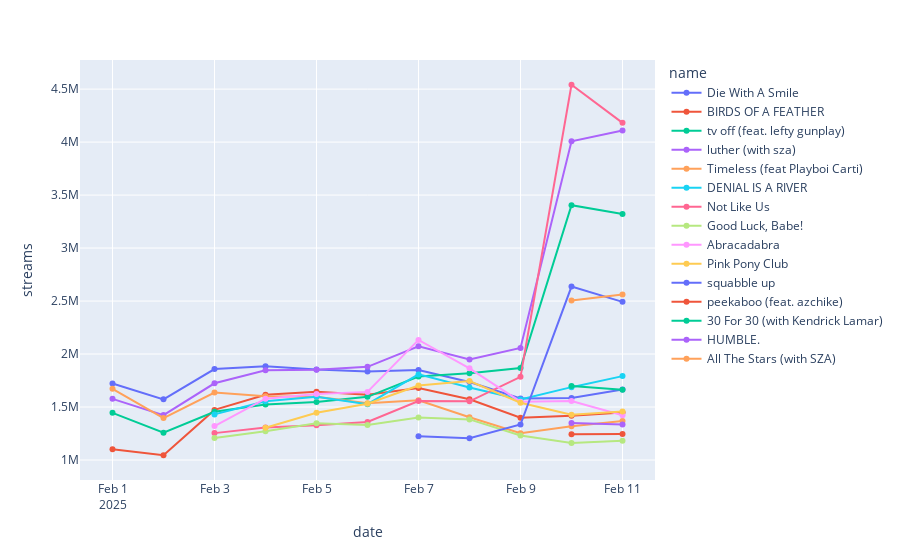

Notebook code for this chart:
### Markdown cell above
### Visualization of Spotify Charts

Plotting the most-streamed songs on Spotify's Daily Top Songs USA data.

### Code cell
import pandas as pd
import plotly.express as px

# read in the csv, convert date values, and sort by date
df = pd.read_csv("total.csv")
df["date"] = pd.to_datetime(df["date"])
df = df.sort_values("date")

# get the songs from the most recent date
# we only want to display the historical data of the top-15 most streamed songs of the most recent date
recent_date = df["date"].max()
top_songs = df[df["date"] == recent_date]["name"]
df = df[df["name"].isin(top_songs)]

fig = px.line(df, x="date", y="streams", color="name", 
              hover_data={"name": True, "streams": True},
              markers=True)

fig.show()

### Figure 1 — Plotly figure (JSON) as saved in the notebook; plotly's stock layout.template omitted (floating-point values rounded to 4 significant figures)
{"data": [{"customdata": [["Die With A Smile"], ["Die With A Smile"], ["Die With A Smile"], ["Die With A Smile"], ["Die With A Smile"], ["Die With A Smile"], ["Die With A Smile"], ["Die With A Smile"], ["Die With A Smile"], ["Die With A Smile"], ["Die With A Smile"]], "hovertemplate": "name=%{customdata[0]}<br>date=%{x}<br>streams=%{y}<extra></extra>", "legendgroup": "Die With A Smile", "line": {"color": "#636efa", "dash": "solid"}, "marker": {"symbol": "circle"}, "mode": "lines+markers", "name": "Die With A Smile", "orientation": "v", "showlegend": true, "type": "scatter", "x": ["2025-02-01T00:00:00.000000000", "2025-02-02T00:00:00.000000000", "2025-02-03T00:00:00.000000000", "2025-02-04T00:00:00.000000000", "2025-02-05T00:00:00.000000000", "2025-02-06T00:00:00.000000000", "2025-02-07T00:00:00.000000000", "2025-02-08T00:00:00.000000000", "2025-02-09T00:00:00.000000000", "2025-02-10T00:00:00.000000000", "2025-02-11T00:00:00.000000000"], "xaxis": "x", "y": [1721631, 1572431, 1858088, 1884116, 1853314, 1835491, 1849518, 1736306, 1580557, 1585971, 1666496], "yaxis": "y"}, {"customdata": [["BIRDS OF A FEATHER"], ["BIRDS OF A FEATHER"], ["BIRDS OF A FEATHER"], ["BIRDS OF A FEATHER"], ["BIRDS OF A FEATHER"], ["BIRDS OF A FEATHER"], ["BIRDS OF A FEATHER"], ["BIRDS OF A FEATHER"], ["BIRDS OF A FEATHER"], ["BIRDS OF A FEATHER"], ["BIRDS OF A FEATHER"]], "hovertemplate": "name=%{customdata[0]}<br>date=%{x}<br>streams=%{y}<extra></extra>", "legendgroup": "BIRDS OF A FEATHER", "line": {"color": "#EF553B", "dash": "solid"}, "marker": {"symbol": "circle"}, "mode": "lines+markers", "name": "BIRDS OF A FEATHER", "orientation": "v", "showlegend": true, "type": "scatter", "x": ["2025-02-01T00:00:00.000000000", "2025-02-02T00:00:00.000000000", "2025-02-03T00:00:00.000000000", "2025-02-04T00:00:00.000000000", "2025-02-05T00:00:00.000000000", "2025-02-06T00:00:00.000000000", "2025-02-07T00:00:00.000000000", "2025-02-08T00:00:00.000000000", "2025-02-09T00:00:00.000000000", "2025-02-10T00:00:00.000000000", "2025-02-11T00:00:00.000000000"], "xaxis": "x", "y": [1101568, 1044990, 1473161, 1616292, 1643360, 1616825, 1679755, 1573173, 1399431, 1416597, 1449086], "yaxis": "y"}, {"customdata": [["tv off (feat. lefty gunplay)"], ["tv off (feat. lefty gunplay)"], ["tv off (feat. lefty gunplay)"], ["tv off (feat. lefty gunplay)"], ["tv off (feat. lefty gunplay)"], ["tv off (feat. lefty gunplay)"], ["tv off (feat. lefty gunplay)"], ["tv off (feat. lefty gunplay)"], ["tv off (feat. lefty gunplay)"], ["tv off (feat. lefty gunplay)"], ["tv off (feat. lefty gunplay)"]], "hovertemplate": "name=%{customdata[0]}<br>date=%{x}<br>streams=%{y}<extra></extra>", "legendgroup": "tv off (feat. lefty gunplay)", "line": {"color": "#00cc96", "dash": "solid"}, "marker": {"symbol": "circle"}, "mode": "lines+markers", "name": "tv off (feat. lefty gunplay)", "orientation": "v", "showlegend": true, "type": "scatter", "x": ["2025-02-01T00:00:00.000000000", "2025-02-02T00:00:00.000000000", "2025-02-03T00:00:00.000000000", "2025-02-04T00:00:00.000000000", "2025-02-05T00:00:00.000000000", "2025-02-06T00:00:00.000000000", "2025-02-07T00:00:00.000000000", "2025-02-08T00:00:00.000000000", "2025-02-09T00:00:00.000000000", "2025-02-10T00:00:00.000000000", "2025-02-11T00:00:00.000000000"], "xaxis": "x", "y": [1444984, 1258115, 1455791, 1523421, 1548419, 1596225, 1787553, 1817939, 1868292, 3404691, 3321924], "yaxis": "y"}, {"customdata": [["luther (with sza)"], ["luther (with sza)"], ["luther (with sza)"], ["luther (with sza)"], ["luther (with sza)"], ["luther (with sza)"], ["luther (with sza)"], ["luther (with sza)"], ["luther (with sza)"], ["luther (with sza)"], ["luther (with sza)"]], "hovertemplate": "name=%{customdata[0]}<br>date=%{x}<br>streams=%{y}<extra></extra>", "legendgroup": "luther (with sza)", "line": {"color": "#ab63fa", "dash": "solid"}, "marker": {"symbol": "circle"}, "mode": "lines+markers", "name": "luther (with sza)", "orientation": "v", "showlegend": true, "type": "scatter", "x": ["2025-02-01T00:00:00.000000000", "2025-02-02T00:00:00.000000000", "2025-02-03T00:00:00.000000000", "2025-02-04T00:00:00.000000000", "2025-02-05T00:00:00.000000000", "2025-02-06T00:00:00.000000000", "2025-02-07T00:00:00.000000000", "2025-02-08T00:00:00.000000000", "2025-02-09T00:00:00.000000000", "2025-02-10T00:00:00.000000000", "2025-02-11T00:00:00.000000000"], "xaxis": "x", "y": [1576994, 1423622, 1723973, 1847585, 1851396, 1878949, 2073243, 1949157, 2056773, 4007839, 4109201], "yaxis": "y"}, {"customdata": [["Timeless (feat Playboi Carti)"], ["Timeless (feat Playboi Carti)"], ["Timeless (feat Playboi Carti)"], ["Timeless (feat Playboi Carti)"], ["Timeless (feat Playboi Carti)"], ["Timeless (feat Playboi Carti)"], ["Timeless (feat Playboi Carti)"], ["Timeless (feat Playboi Carti)"], ["Timeless (feat Playboi Carti)"], ["Timeless (feat Playboi Carti)"], ["Timeless (feat Playboi Carti)"]], "hovertemplate": "name=%{customdata[0]}<br>date=%{x}<br>streams=%{y}<extra></extra>", "legendgroup": "Timeless (feat Playboi Carti)", "line": {"color": "#FFA15A", "dash": "solid"}, "marker": {"symbol": "circle"}, "mode": "lines+markers", "name": "Timeless (feat Playboi Carti)", "orientation": "v", "showlegend": true, "type": "scatter", "x": ["2025-02-01T00:00:00.000000000", "2025-02-02T00:00:00.000000000", "2025-02-03T00:00:00.000000000", "2025-02-04T00:00:00.000000000", "2025-02-05T00:00:00.000000000", "2025-02-06T00:00:00.000000000", "2025-02-07T00:00:00.000000000", "2025-02-08T00:00:00.000000000", "2025-02-09T00:00:00.000000000", "2025-02-10T00:00:00.000000000", "2025-02-11T00:00:00.000000000"], "xaxis": "x", "y": [1672325, 1395664, 1636872, 1601678, 1596376, 1535122, 1564585, 1403234, 1252058, 1317794, 1367543], "yaxis": "y"}, {"customdata": [["DENIAL IS A RIVER"], ["DENIAL IS A RIVER"], ["DENIAL IS A RIVER"], ["DENIAL IS A RIVER"], ["DENIAL IS A RIVER"], ["DENIAL IS A RIVER"], ["DENIAL IS A RIVER"], ["DENIAL IS A RIVER"], ["DENIAL IS A RIVER"]], "hovertemplate": "name=%{customdata[0]}<br>date=%{x}<br>streams=%{y}<extra></extra>", "legendgroup": "DENIAL IS A RIVER", "line": {"color": "#19d3f3", "dash": "solid"}, "marker": {"symbol": "circle"}, "mode": "lines+markers", "name": "DENIAL IS A RIVER", "orientation": "v", "showlegend": true, "type": "scatter", "x": ["2025-02-03T00:00:00.000000000", "2025-02-04T00:00:00.000000000", "2025-02-05T00:00:00.000000000", "2025-02-06T00:00:00.000000000", "2025-02-07T00:00:00.000000000", "2025-02-08T00:00:00.000000000", "2025-02-09T00:00:00.000000000", "2025-02-10T00:00:00.000000000", "2025-02-11T00:00:00.000000000"], "xaxis": "x", "y": [1430418, 1554787, 1596235, 1526941, 1808044, 1683722, 1570646, 1687603, 1791820], "yaxis": "y"}, {"customdata": [["Not Like Us"], ["Not Like Us"], ["Not Like Us"], ["Not Like Us"], ["Not Like Us"], ["Not Like Us"], ["Not Like Us"], ["Not Like Us"], ["Not Like Us"]], "hovertemplate": "name=%{customdata[0]}<br>date=%{x}<br>streams=%{y}<extra></extra>", "legendgroup": "Not Like Us", "line": {"color": "#FF6692", "dash": "solid"}, "marker": {"symbol": "circle"}, "mode": "lines+markers", "name": "Not Like Us", "orientation": "v", "showlegend": true, "type": "scatter", "x": ["2025-02-03T00:00:00.000000000", "2025-02-04T00:00:00.000000000", "2025-02-05T00:00:00.000000000", "2025-02-06T00:00:00.000000000", "2025-02-07T00:00:00.000000000", "2025-02-08T00:00:00.000000000", "2025-02-09T00:00:00.000000000", "2025-02-10T00:00:00.000000000", "2025-02-11T00:00:00.000000000"], "xaxis": "x", "y": [1253812, 1307880, 1328439, 1359228, 1556904, 1554038, 1785018, 4541138, 4181459], "yaxis": "y"}, {"customdata": [["Good Luck, Babe!"], ["Good Luck, Babe!"], ["Good Luck, Babe!"], ["Good Luck, Babe!"], ["Good Luck, Babe!"], ["Good Luck, Babe!"], ["Good Luck, Babe!"], ["Good Luck, Babe!"], ["Good Luck, Babe!"]], "hovertemplate": "name=%{customdata[0]}<br>date=%{x}<br>streams=%{y}<extra></extra>", "legendgroup": "Good Luck, Babe!", "line": {"color": "#B6E880", "dash": "solid"}, "marker": {"symbol": "circle"}, "mode": "lines+markers", "name": "Good Luck, Babe!", "orientation": "v", "showlegend": true, "type": "scatter", "x": ["2025-02-03T00:00:00.000000000", "2025-02-04T00:00:00.000000000", "2025-02-05T00:00:00.000000000", "2025-02-06T00:00:00.000000000", "2025-02-07T00:00:00.000000000", "2025-02-08T00:00:00.000000000", "2025-02-09T00:00:00.000000000", "2025-02-10T00:00:00.000000000", "2025-02-11T00:00:00.000000000"], "xaxis": "x", "y": [1207031, 1271054, 1347616, 1330508, 1401285, 1383165, 1231906, 1160931, 1181127], "yaxis": "y"}, {"customdata": [["Abracadabra"], ["Abracadabra"], ["Abracadabra"], ["Abracadabra"], ["Abracadabra"], ["Abracadabra"], ["Abracadabra"], ["Abracadabra"], ["Abracadabra"]], "hovertemplate": "name=%{customdata[0]}<br>date=%{x}<br>streams=%{y}<extra></extra>", "legendgroup": "Abracadabra", "line": {"color": "#FF97FF", "dash": "solid"}, "marker": {"symbol": "circle"}, "mode": "lines+markers", "name": "Abracadabra", "orientation": "v", "showlegend": true, "type": "scatter", "x": ["2025-02-03T00:00:00.000000000", "2025-02-04T00:00:00.000000000", "2025-02-05T00:00:00.000000000", "2025-02-06T00:00:00.000000000", "2025-02-07T00:00:00.000000000", "2025-02-08T00:00:00.000000000", "2025-02-09T00:00:00.000000000", "2025-02-10T00:00:00.000000000", "2025-02-11T00:00:00.000000000"], "xaxis": "x", "y": [1320192, 1579230, 1624068, 1642925, 2133314, 1864925, 1550485, 1556646, 1422370], "yaxis": "y"}, {"customdata": [["Pink Pony Club"], ["Pink Pony Club"], ["Pink Pony Club"], ["Pink Pony Club"], ["Pink Pony Club"], ["Pink Pony Club"], ["Pink Pony Club"], ["Pink Pony Club"]], "hovertemplate": "name=%{customdata[0]}<br>date=%{x}<br>streams=%{y}<extra></extra>", "legendgroup": "Pink Pony Club", "line": {"color": "#FECB52", "dash": "solid"}, "marker": {"symbol": "circle"}, "mode": "lines+markers", "name": "Pink Pony Club", "orientation": "v", "showlegend": true, "type": "scatter", "x": ["2025-02-04T00:00:00.000000000", "2025-02-05T00:00:00.000000000", "2025-02-06T00:00:00.000000000", "2025-02-07T00:00:00.000000000", "2025-02-08T00:00:00.000000000", "2025-02-09T00:00:00.000000000", "2025-02-10T00:00:00.000000000", "2025-02-11T00:00:00.000000000"], "xaxis": "x", "y": [1305006, 1445872, 1531810, 1702997, 1745990, 1540641, 1426486, 1456861], "yaxis": "y"}, {"customdata": [["squabble up"], ["squabble up"], ["squabble up"], ["squabble up"], ["squabble up"]], "hovertemplate": "name=%{customdata[0]}<br>date=%{x}<br>streams=%{y}<extra></extra>", "legendgroup": "squabble up", "line": {"color": "#636efa", "dash": "solid"}, "marker": {"symbol": "circle"}, "mode": "lines+markers", "name": "squabble up", "orientation": "v", "showlegend": true, "type": "scatter", "x": ["2025-02-07T00:00:00.000000000", "2025-02-08T00:00:00.000000000", "2025-02-09T00:00:00.000000000", "2025-02-10T00:00:00.000000000", "2025-02-11T00:00:00.000000000"], "xaxis": "x", "y": [1223178, 1205396, 1334742, 2636961, 2492599], "yaxis": "y"}, {"customdata": [["peekaboo (feat. azchike)"], ["peekaboo (feat. azchike)"]], "hovertemplate": "name=%{customdata[0]}<br>date=%{x}<br>streams=%{y}<extra></extra>", "legendgroup": "peekaboo (feat. azchike)", "line": {"color": "#EF553B", "dash": "solid"}, "marker": {"symbol": "circle"}, "mode": "lines+markers", "name": "peekaboo (feat. azchike)", "orientation": "v", "showlegend": true, "type": "scatter", "x": ["2025-02-10T00:00:00.000000000", "2025-02-11T00:00:00.000000000"], "xaxis": "x", "y": [1244225, 1245746], "yaxis": "y"}, {"customdata": [["30 For 30 (with Kendrick Lamar)"], ["30 For 30 (with Kendrick Lamar)"]], "hovertemplate": "name=%{customdata[0]}<br>date=%{x}<br>streams=%{y}<extra></extra>", "legendgroup": "30 For 30 (with Kendrick Lamar)", "line": {"color": "#00cc96", "dash": "solid"}, "marker": {"symbol": "circle"}, "mode": "lines+markers", "name": "30 For 30 (with Kendrick Lamar)", "orientation": "v", "showlegend": true, "type": "scatter", "x": ["2025-02-10T00:00:00.000000000", "2025-02-11T00:00:00.000000000"], "xaxis": "x", "y": [1698877, 1663217], "yaxis": "y"}, {"customdata": [["HUMBLE."], ["HUMBLE."]], "hovertemplate": "name=%{customdata[0]}<br>date=%{x}<br>streams=%{y}<extra></extra>", "legendgroup": "HUMBLE.", "line": {"color": "#ab63fa", "dash": "solid"}, "marker": {"symbol": "circle"}, "mode": "lines+markers", "name": "HUMBLE.", "orientation": "v", "showlegend": true, "type": "scatter", "x": ["2025-02-10T00:00:00.000000000", "2025-02-11T00:00:00.000000000"], "xaxis": "x", "y": [1348825, 1335670], "yaxis": "y"}, {"customdata": [["All The Stars (with SZA)"], ["All The Stars (with SZA)"]], "hovertemplate": "name=%{customdata[0]}<br>date=%{x}<br>streams=%{y}<extra></extra>", "legendgroup": "All The Stars (with SZA)", "line": {"color": "#FFA15A", "dash": "solid"}, "marker": {"symbol": "circle"}, "mode": "lines+markers", "name": "All The Stars (with SZA)", "orientation": "v", "showlegend": true, "type": "scatter", "x": ["2025-02-10T00:00:00.000000000", "2025-02-11T00:00:00.000000000"], "xaxis": "x", "y": [2504383, 2562533], "yaxis": "y"}], "layout": {"legend": {"title": {"text": "name"}, "tracegroupgap": 0}, "margin": {"t": 60}, "xaxis": {"anchor": "y", "domain": [0, 1], "title": {"text": "date"}}, "yaxis": {"anchor": "x", "domain": [0, 1], "title": {"text": "streams"}}}}
